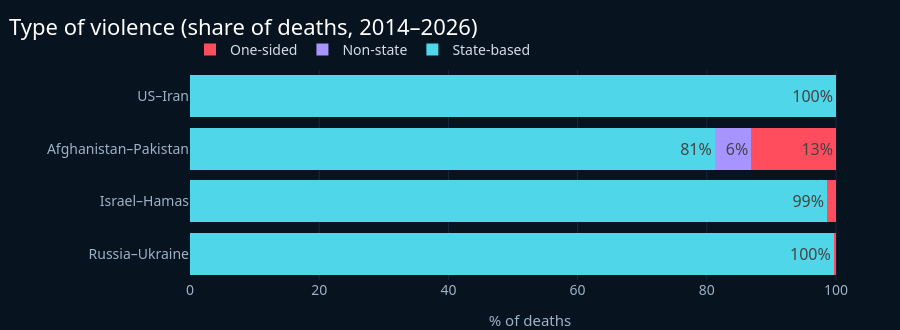

Notebook source saved alongside this figure:
### Code cell
viz.fig_violence_mix(I['violence_mix'])

### Figure 1 — Plotly figure (JSON) as saved in the notebook; plotly's stock layout.template omitted (floating-point values rounded to 4 significant figures)
{"data": [{"marker": {"color": "#4FD6E8"}, "name": "State-based", "orientation": "h", "text": ["100%", "99%", "81%", "100%"], "textposition": "inside", "type": "bar", "x": [99.65, 98.61, 81.24, 100.0], "y": ["Russia–Ukraine", "Israel–Hamas", "Afghanistan–Pakistan", "US–Iran"]}, {"marker": {"color": "#A794FF"}, "name": "Non-state", "orientation": "h", "text": ["", "", "6%", ""], "textposition": "inside", "type": "bar", "x": [0.01006, 0.005888, 5.64, NaN], "y": ["Russia–Ukraine", "Israel–Hamas", "Afghanistan–Pakistan", "US–Iran"]}, {"marker": {"color": "#FF4D5E"}, "name": "One-sided", "orientation": "h", "text": ["", "", "13%", ""], "textposition": "inside", "type": "bar", "x": [0.3357, 1.381, 13.12, NaN], "y": ["Russia–Ukraine", "Israel–Hamas", "Afghanistan–Pakistan", "US–Iran"]}], "layout": {"barmode": "stack", "height": 330, "margin": {"l": 190}, "title": {"text": "Type of violence (share of deaths, 2014–2026)"}, "xaxis": {"title": {"text": "% of deaths"}}}}
